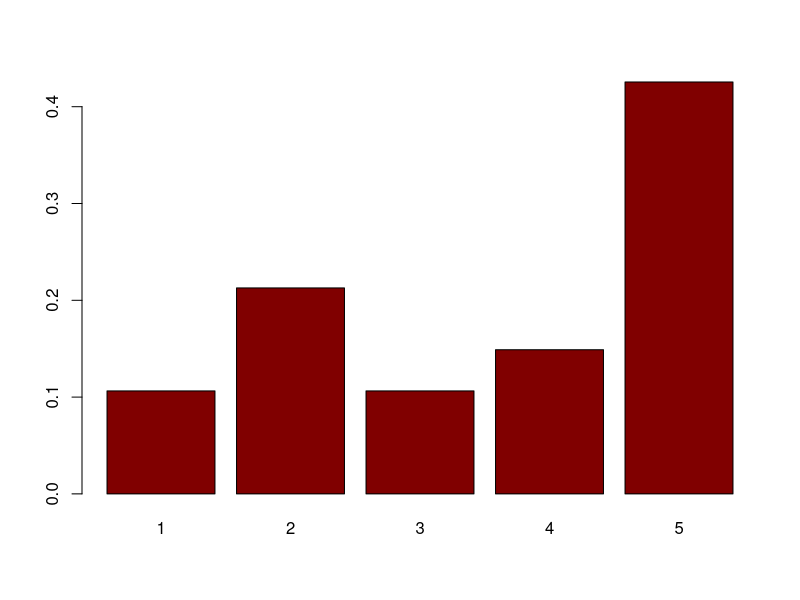

Here is the R script that generated this plot:


v1 = c(.01, .02, .03, .1, .1)
v2 = c(.05, .1, .05, .07, .2)
v3 = c(.1, .05, .03, .05, .04)

pxy = matrix(0, nrow=3, ncol=5)
pxy[1,] = v1
pxy[2,] = v2
pxy[3,] = v3

print(pxy)

# marginal
px = rep(0, 5)  # zero vector of size 5
for (i in 1:5) {
  px[i] = sum(pxy[,i])
}

py_x <- pxy

for (i in 1:5) {
  py_x[,i] = pxy[,i] / px[i]
}
print(py_x)

## sanity check
for (i in 1:5) {
  s = sum(py_x[,i])
  print(paste(i, "sum = ", s))
}


## Now compute p(X|Y=y2)
## p(Y=y2|X) p(X)

meas = 2  # Y=y_2
py2_x = py_x[2,]

py2_x_px = py2_x * px

Z = sum(py2_x_px)

px_y2 = py2_x_px / Z

for (i in 1:5) {
  print(paste("P(X_", i, "|Y=y2) = ", px_y2[i]))
}
print(sum(px_y2))

barplot(px_y2, names=1:5, col='#800000')

